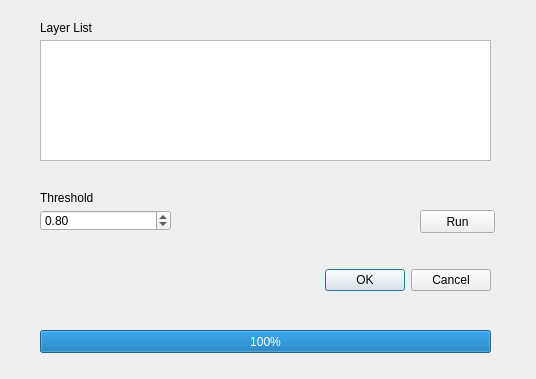
<?xml version="1.0" encoding="UTF-8"?>
<ui version="4.0">
 <class>landuse_continuityDialogBase</class>
 <widget class="QDialog" name="landuse_continuityDialogBase">
  <property name="enabled">
   <bool>true</bool>
  </property>
  <property name="geometry">
   <rect>
    <x>0</x>
    <y>0</y>
    <width>536</width>
    <height>379</height>
   </rect>
  </property>
  <property name="windowTitle">
   <string>landuse_continuity</string>
  </property>
  <widget class="QDialogButtonBox" name="pushButton_2">
   <property name="geometry">
    <rect>
     <x>150</x>
     <y>260</y>
     <width>341</width>
     <height>41</height>
    </rect>
   </property>
   <property name="orientation">
    <enum>Qt::Horizontal</enum>
   </property>
   <property name="standardButtons">
    <set>QDialogButtonBox::Cancel|QDialogButtonBox::Ok</set>
   </property>
  </widget>
  <widget class="QPushButton" name="runButton">
   <property name="geometry">
    <rect>
     <x>420</x>
     <y>210</y>
     <width>75</width>
     <height>23</height>
    </rect>
   </property>
   <property name="text">
    <string>Run</string>
   </property>
  </widget>
  <widget class="QListWidget" name="layerList">
   <property name="geometry">
    <rect>
     <x>40</x>
     <y>40</y>
     <width>451</width>
     <height>121</height>
    </rect>
   </property>
   <property name="selectionMode">
    <enum>QAbstractItemView::ExtendedSelection</enum>
   </property>
   <property name="selectionBehavior">
    <enum>QAbstractItemView::SelectRows</enum>
   </property>
  </widget>
  <widget class="QDoubleSpinBox" name="thresholdSpin">
   <property name="geometry">
    <rect>
     <x>40</x>
     <y>210</y>
     <width>131</width>
     <height>21</height>
    </rect>
   </property>
   <property name="maximum">
    <double>1.000000000000000</double>
   </property>
   <property name="singleStep">
    <double>0.050000000000000</double>
   </property>
   <property name="value">
    <double>0.800000000000000</double>
   </property>
  </widget>
  <widget class="QProgressBar" name="progressBar">
   <property name="geometry">
    <rect>
     <x>40</x>
     <y>330</y>
     <width>451</width>
     <height>23</height>
    </rect>
   </property>
   <property name="value">
    <number>100</number>
   </property>
  </widget>
  <widget class="QLabel" name="label">
   <property name="geometry">
    <rect>
     <x>40</x>
     <y>20</y>
     <width>311</width>
     <height>16</height>
    </rect>
   </property>
   <property name="text">
    <string>Layer List</string>
   </property>
  </widget>
  <widget class="QLabel" name="label_2">
   <property name="geometry">
    <rect>
     <x>40</x>
     <y>190</y>
     <width>151</width>
     <height>16</height>
    </rect>
   </property>
   <property name="text">
    <string>Threshold</string>
   </property>
  </widget>
 </widget>
 <resources/>
 <connections>
  <connection>
   <sender>pushButton_2</sender>
   <signal>accepted()</signal>
   <receiver>landuse_continuityDialogBase</receiver>
   <slot>accept()</slot>
   <hints>
    <hint type="sourcelabel">
     <x>20</x>
     <y>20</y>
    </hint>
    <hint type="destinationlabel">
     <x>20</x>
     <y>20</y>
    </hint>
   </hints>
  </connection>
  <connection>
   <sender>pushButton_2</sender>
   <signal>rejected()</signal>
   <receiver>landuse_continuityDialogBase</receiver>
   <slot>reject()</slot>
   <hints>
    <hint type="sourcelabel">
     <x>20</x>
     <y>20</y>
    </hint>
    <hint type="destinationlabel">
     <x>20</x>
     <y>20</y>
    </hint>
   </hints>
  </connection>
 </connections>
</ui>
